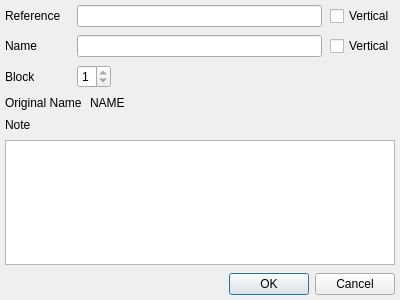
<?xml version="1.0" encoding="UTF-8"?>
<ui version="4.0">
 <class>EditComponentDialog</class>
 <widget class="QDialog" name="EditComponentDialog">
  <property name="geometry">
   <rect>
    <x>0</x>
    <y>0</y>
    <width>400</width>
    <height>300</height>
   </rect>
  </property>
  <property name="windowTitle">
   <string>Qt-BSch EditComponent</string>
  </property>
  <layout class="QGridLayout" name="gridLayout">
   <property name="margin">
    <number>5</number>
   </property>
   <property name="spacing">
    <number>8</number>
   </property>
   <item row="0" column="0">
    <widget class="QLabel" name="label_reference">
     <property name="text">
      <string>Reference</string>
     </property>
    </widget>
   </item>
   <item row="0" column="2">
    <widget class="QLineEdit" name="reference"/>
   </item>
   <item row="1" column="0">
    <widget class="QLabel" name="label_name">
     <property name="text">
      <string>Name</string>
     </property>
    </widget>
   </item>
   <item row="1" column="2">
    <widget class="QLineEdit" name="name"/>
   </item>
   <item row="2" column="0">
    <widget class="QLabel" name="label_block">
     <property name="text">
      <string>Block</string>
     </property>
    </widget>
   </item>
   <item row="7" column="0" colspan="4">
    <widget class="QLabel" name="label_note">
     <property name="text">
      <string>Note</string>
     </property>
    </widget>
   </item>
   <item row="8" column="0" colspan="4">
    <widget class="QPlainTextEdit" name="note"/>
   </item>
   <item row="9" column="0" colspan="4">
    <widget class="QDialogButtonBox" name="buttonBox">
     <property name="orientation">
      <enum>Qt::Horizontal</enum>
     </property>
     <property name="standardButtons">
      <set>QDialogButtonBox::Cancel|QDialogButtonBox::Ok</set>
     </property>
    </widget>
   </item>
   <item row="0" column="3">
    <widget class="QCheckBox" name="reference_vertical">
     <property name="text">
      <string>Vertical</string>
     </property>
    </widget>
   </item>
   <item row="1" column="3">
    <widget class="QCheckBox" name="name_vertical">
     <property name="text">
      <string>Vertical</string>
     </property>
    </widget>
   </item>
   <item row="4" column="0" colspan="4">
    <layout class="QHBoxLayout" name="horizontalLayout">
     <item>
      <widget class="QLabel" name="label_original_name">
       <property name="sizePolicy">
        <sizepolicy hsizetype="Minimum" vsizetype="Preferred">
         <horstretch>0</horstretch>
         <verstretch>0</verstretch>
        </sizepolicy>
       </property>
       <property name="text">
        <string>Original Name</string>
       </property>
      </widget>
     </item>
     <item>
      <widget class="QLabel" name="original_name">
       <property name="sizePolicy">
        <sizepolicy hsizetype="Expanding" vsizetype="Preferred">
         <horstretch>0</horstretch>
         <verstretch>0</verstretch>
        </sizepolicy>
       </property>
       <property name="text">
        <string>NAME</string>
       </property>
      </widget>
     </item>
    </layout>
   </item>
   <item row="2" column="2" colspan="2">
    <layout class="QHBoxLayout" name="horizontalLayout_2">
     <item>
      <widget class="QSpinBox" name="block">
       <property name="minimum">
        <number>1</number>
       </property>
       <property name="maximum">
        <number>1</number>
       </property>
      </widget>
     </item>
     <item>
      <widget class="QLabel" name="label_pinnum">
       <property name="sizePolicy">
        <sizepolicy hsizetype="Expanding" vsizetype="Preferred">
         <horstretch>0</horstretch>
         <verstretch>0</verstretch>
        </sizepolicy>
       </property>
       <property name="text">
        <string/>
       </property>
      </widget>
     </item>
    </layout>
   </item>
  </layout>
 </widget>
 <tabstops>
  <tabstop>name</tabstop>
  <tabstop>reference</tabstop>
  <tabstop>note</tabstop>
  <tabstop>buttonBox</tabstop>
  <tabstop>reference_vertical</tabstop>
  <tabstop>name_vertical</tabstop>
  <tabstop>block</tabstop>
 </tabstops>
 <resources/>
 <connections>
  <connection>
   <sender>buttonBox</sender>
   <signal>accepted()</signal>
   <receiver>EditComponentDialog</receiver>
   <slot>accept()</slot>
   <hints>
    <hint type="sourcelabel">
     <x>248</x>
     <y>299</y>
    </hint>
    <hint type="destinationlabel">
     <x>157</x>
     <y>274</y>
    </hint>
   </hints>
  </connection>
  <connection>
   <sender>buttonBox</sender>
   <signal>rejected()</signal>
   <receiver>EditComponentDialog</receiver>
   <slot>reject()</slot>
   <hints>
    <hint type="sourcelabel">
     <x>316</x>
     <y>299</y>
    </hint>
    <hint type="destinationlabel">
     <x>286</x>
     <y>274</y>
    </hint>
   </hints>
  </connection>
 </connections>
</ui>
